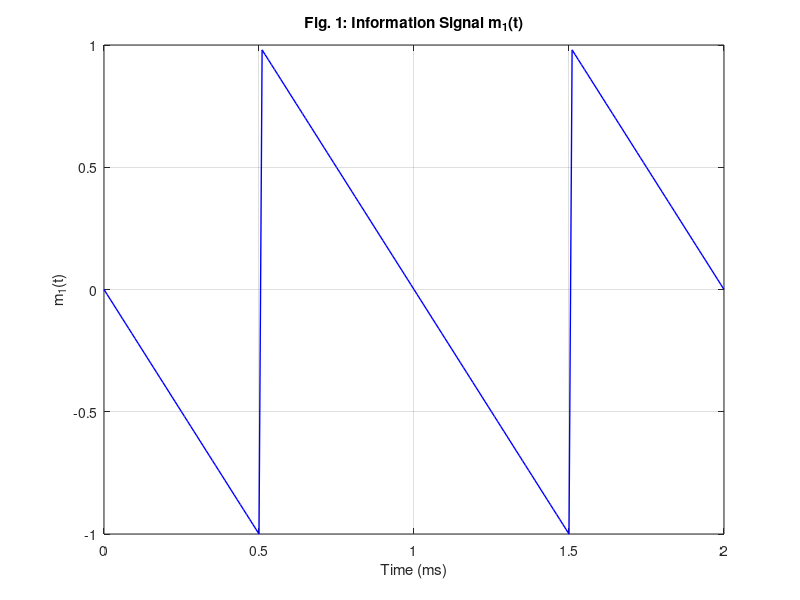
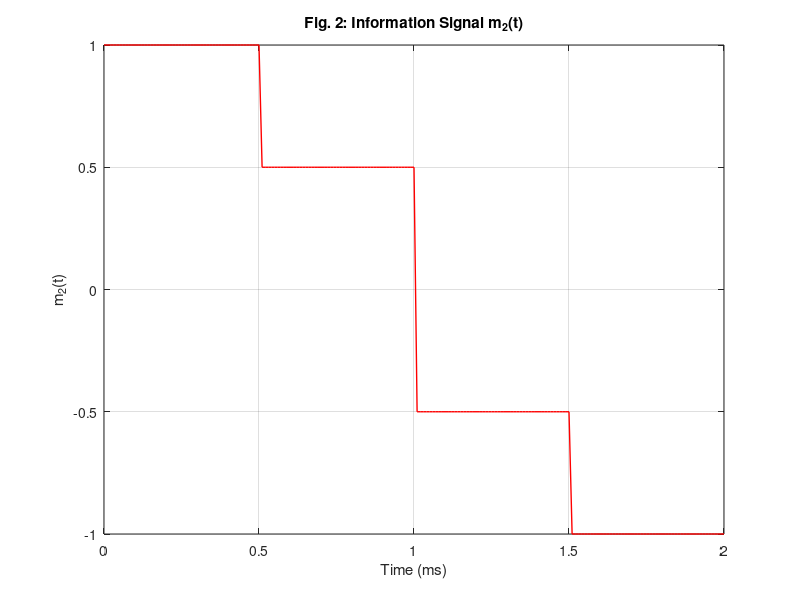
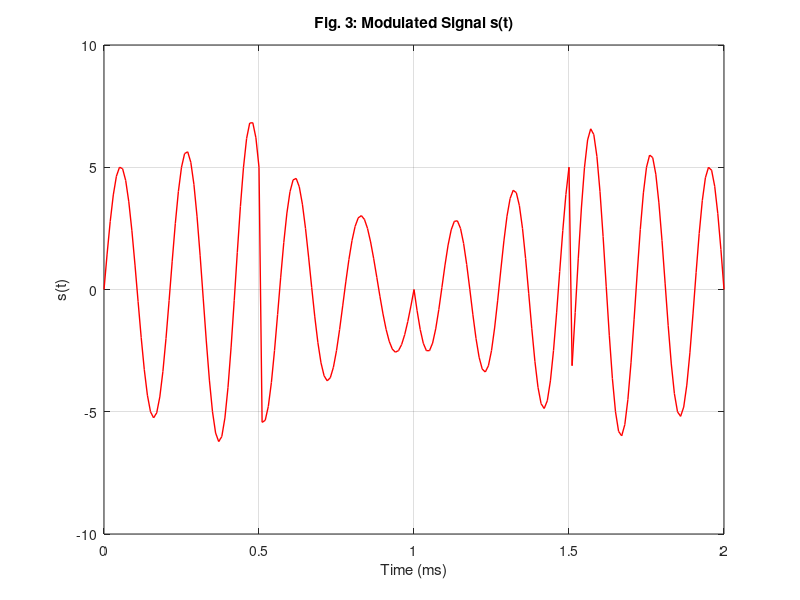

These figures' MATLAB source, in order: (Note: this script raises an error after producing the figures.)
clc;
clear;
close all;
% DSB-QAM Part A 

% Sampling Parameters
fs = 1*10^5;           % Sampling frequency (100 kHz)
ts = 1/fs;             % Sampling period Inverse Of Freq
T=2*10^-3;
t = 0:ts:T;            % Time vector (0 to 2 ms)

m1_frequency = 1/(1*10^-3);              
m1 = sawtooth(-2*pi*m1_frequency*t+pi,1);  

m2 = zeros(size(t));
m2(t <= 0.5e-3) = 1;
m2(t > 0.5e-3 & t <= 1e-3) = 0.5;
m2(t > 1e-3 & t <= 1.5e-3) = -0.5;
m2(t > 1.5e-3) = -1;

% Plot m1(t) Fig.1
figure;
plot(t*1000, m1, 'b', 'LineWidth', 1);
title('Fig. 1: Information Signal m_1(t)');
xlabel('Time (ms)');
ylabel('m_1(t)');
grid on;
yticks([-1 -0.5 0 0.5 1]);
% Plot m2(t) Fig.2
figure;
plot(t*1000, m2, 'r', 'LineWidth', 1);
title('Fig. 2: Information Signal m_2(t)');
xlabel('Time (ms)');
ylabel('m_2(t)');
grid on;
yticks([-1 -0.5 0 0.5 1]);
xticks([0 0.5 1 1.5 2])
%Checkpoint 1 Part 1

%Now we will define the carrier signal
Carrier_frequency=5*10^3;
Carrier1=5*cos(2*pi*Carrier_frequency*t);
Carrier2=5*sin(2*pi*Carrier_frequency*t);

S_t=Carrier1.*m1+Carrier2.*m2;

figure;
plot(t*1000, S_t, 'r', 'LineWidth', 1);
title('Fig. 3: Modulated Signal s(t)');
xlabel('Time (ms)');
ylabel('s(t)');
grid on;
%Checkpoint 2 Part 2

%Now We will implement the QAM Reciever;  

Demodulated_m1A=S_t.*Carrier1;
Demodulated_m2A=S_t.*Carrier2;

cutoff_Frequency=5000;
% Apply LPF
Demodulated_m1_1A = lowpass(Demodulated_m1A,cutoff_Frequency,5*fs); 
Demodulated_m2_2A = lowpass(Demodulated_m2A,cutoff_Frequency,5*fs);

Demodulated_m1_1A = 2*Demodulated_m1_1A / (5^2); 
Demodulated_m2_2A = 2*Demodulated_m2_2A / (5^2);

figure;
plot(t*1000, Demodulated_m1_1A, 'b', 'LineWidth', 1);
title('Fig. 4: DeModulated Signal m_1(t)');
xlabel('Time (ms)');
ylabel('m1(t)');
grid on;
figure;
plot(t*1000, Demodulated_m2_2A, 'r', 'LineWidth', 1);
title('Fig. 5: DeModulated Signal m_2(t)');
xlabel('Time (ms)');
ylabel('m2(t)');
grid on;
% Checkpoint 3 Demodulated The 2 Signals

Demodulated_m1_B=S_t.*cos(2*pi*Carrier_frequency*t+pi/3);
Demodulated_m2_B=S_t.*sin(2*pi*Carrier_frequency*t+pi/3);

cutoff_Frequency=5000;
% Apply LPF
Demodulated_m1_1B = lowpass(Demodulated_m1_B,cutoff_Frequency,5*fs)/3; 
Demodulated_m2_2B = lowpass(Demodulated_m2_B,cutoff_Frequency,5*fs)/2.5;



figure;
plot(t*1000, Demodulated_m1_1B, 'b', 'LineWidth', 1);
title('Fig. 6: DeModulated Signal m_1(t)');
xlabel('Time (ms)');
ylabel('m1(t)');
grid on;

figure;
plot(t*1000, Demodulated_m2_2B, 'r', 'LineWidth', 1);
title('Fig. 7: DeModulated Signal m_2(t)');
xlabel('Time (ms)');
ylabel('m2(t)');
grid on;

%Last Checkpoint Demodulating With Ansynchronous Reciever


Demodulated_m1_C=S_t.*cos(2.02*pi*Carrier_frequency*t);
Demodulated_m2_C=S_t.*sin(2.02*pi*Carrier_frequency*t);

cutoff_Frequency=5000;
% Apply LPF
Demodulated_m1_1C = lowpass(Demodulated_m1_C,cutoff_Frequency,5*fs)/3; 
Demodulated_m2_2C = lowpass(Demodulated_m2_C,cutoff_Frequency,5*fs)/2;



figure;
subplot(2,1,1);
plot(t*1000, Demodulated_m1_1C, 'b', 'LineWidth', 1);
title('Fig. 8: DeModulated Signal m_1(t)');
xlabel('Time (ms)');
ylabel('m1(t)');
grid on;

subplot(2,1,2); 
plot(t*1000, Demodulated_m2_2C, 'r', 'LineWidth', 1);
title('Fig. 9: DeModulated Signal m_2(t)');
xlabel('Time (ms)');
ylabel('m2(t)');
grid on;
